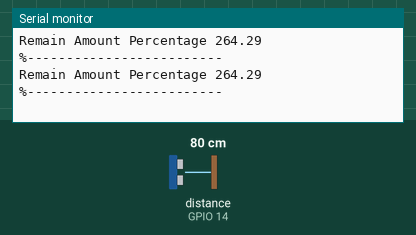
A sketch run on a simulated ESP8266 (NodeMCU). Parts: the last lines printed to the serial monitor. Wiring (inferred from the names in the program): ultrasonic range finder: trigger GPIO 12; echo GPIO 14. The test bench sets the inputs (shaded band); at power-on: distance to the obstacle (sensor on GPIO 14) 80 cm. The echo pulse lasts 58.3 µs per cm; WiFi joins after 1.5 s; servers stay silent unless stated.

Above: at 2.7 s.
2.8 s: distance to the obstacle (sensor on GPIO 14) set to 2 cm
At 3.9 s:
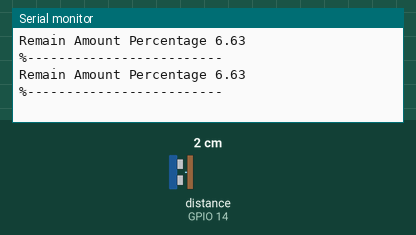
5.8 s: distance to the obstacle (sensor on GPIO 14) set to 4 cm
At 6.4 s:
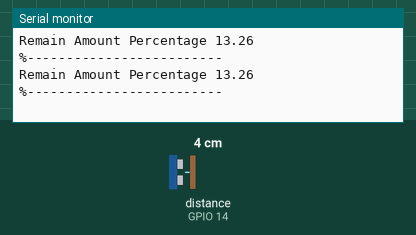
Timing chart, 0 to 8.8 s (numbered marks = the images above; inputs shaded):
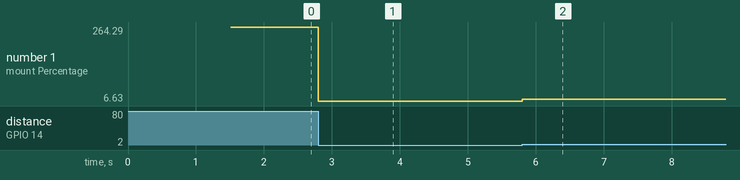

Measured:
- after the input at 2.8 s, the serial monitor: prints a new line at once (image 1)
- after the input at 5.8 s, the serial monitor: prints a new line at once (image 2)
- plotted number 1: 264.29 → 6.63 after the input at 2.8 s, 6.63 → 13.26 after the input at 5.8 s

The sketch:

code.ino
```cpp
#include <Arduino.h>
#if defined(ESP32)
#include <WiFi.h>
#elif defined(ESP8266)
#include <ESP8266WiFi.h>
#endif
#include <Firebase_ESP_Client.h>

const int trigPin = 12;
const int echoPin = 14;

const int dustbinLength = 30;

long duration;
float distanceCm;
float distanceInch;

#define SOUND_VELOCITY 0.034
#define CM_TO_INCH 0.393701


int val = 0;


#include "addons/TokenHelper.h"
#include "addons/RTDBHelper.h"


#define WIFI_SSID "Area 51 - America"
#define WIFI_PASSWORD "Darshana1997"
#define API_KEY "AIzaSyDfEtFCy89MJK6OTwUFO4PoSted5O65yuQ"
#define DATABASE_URL "https://whether-station-a8898-default-rtdb.firebaseio.com/"


FirebaseData fbdo;

FirebaseAuth auth;
FirebaseConfig config;

unsigned long sendDataPrevMillis = 0;
bool signupOK = false;

void setup() {
  Serial.begin(115200);
  pinMode(trigPin, OUTPUT);
  pinMode(echoPin, INPUT);
  WiFi.begin(WIFI_SSID, WIFI_PASSWORD);
  Serial.print("Connecting to Wi-Fi");
  while (WiFi.status() != WL_CONNECTED) {
    Serial.print(".");
    delay(300);
  }
  Serial.println();
  Serial.print("Connected with IP: ");
  Serial.println(WiFi.localIP());
  Serial.println();

  config.api_key = API_KEY;

  config.database_url = DATABASE_URL;

  if (Firebase.signUp(&config, &auth, "", "")) {
    Serial.println("ok");
    signupOK = true;
  }
  else {
    Serial.printf("%s\n", config.signer.signupError.message.c_str());
  }

  config.token_status_callback = tokenStatusCallback; //see addons/TokenHelper.h

  Firebase.begin(&config, &auth);
  Firebase.reconnectWiFi(true);
}

void loop() {
  val = getData();
  if (Firebase.ready() && signupOK && (millis() - sendDataPrevMillis > 15000 || sendDataPrevMillis == 0)) {
    sendDataPrevMillis = millis();
    if (Firebase.RTDB.setInt(&fbdo, "data", val)) {
      Serial.println("Updated");
    }
    else {
      Serial.println("FAILED");
      Serial.println("REASON: " + fbdo.errorReason());
    }
    if (Firebase.RTDB.setInt(&fbdo, "distance", distanceCm)) {
      Serial.println("Updated");
    }
    else {
      Serial.println("FAILED");
      Serial.println("REASON: " + fbdo.errorReason());
    }
  }
}

int getData() {
  digitalWrite(trigPin, LOW);
  delayMicroseconds(2);
  digitalWrite(trigPin, HIGH);
  delayMicroseconds(10);
  digitalWrite(trigPin, LOW);

  duration = pulseIn(echoPin, HIGH);

  distanceCm = duration * SOUND_VELOCITY / 2;

  distanceInch = distanceCm * CM_TO_INCH;

  Serial.print("Remain Amount Percentage ");
  Serial.print(distanceCm / dustbinLength * 100);
  Serial.print(" %");
  Serial.println("-------------------------");
  return (distanceCm / dustbinLength * 100);
  delay(100);
}
```
